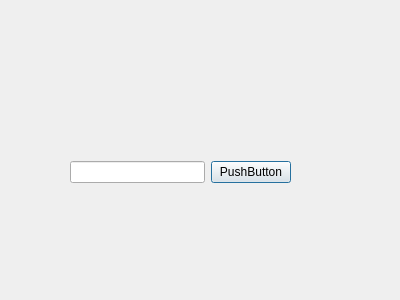
<?xml version="1.0" encoding="UTF-8"?>
<ui version="4.0">
 <class>InputPopUp</class>
 <widget class="QDialog" name="InputPopUp">
  <property name="geometry">
   <rect>
    <x>0</x>
    <y>0</y>
    <width>400</width>
    <height>300</height>
   </rect>
  </property>
  <property name="windowTitle">
   <string>Dialog</string>
  </property>
  <widget class="QWidget" name="inputWidgets" native="true">
   <property name="geometry">
    <rect>
     <x>70</x>
     <y>150</y>
     <width>221</width>
     <height>44</height>
    </rect>
   </property>
   <layout class="QHBoxLayout" name="horizontalLayout">
    <item>
     <widget class="QLineEdit" name="lineEdit">
      <property name="maxLength">
       <number>16</number>
      </property>
     </widget>
    </item>
    <item>
     <widget class="QPushButton" name="submitBtn">
      <property name="text">
       <string>PushButton</string>
      </property>
     </widget>
    </item>
   </layout>
  </widget>
 </widget>
 <resources/>
 <connections/>
</ui>
